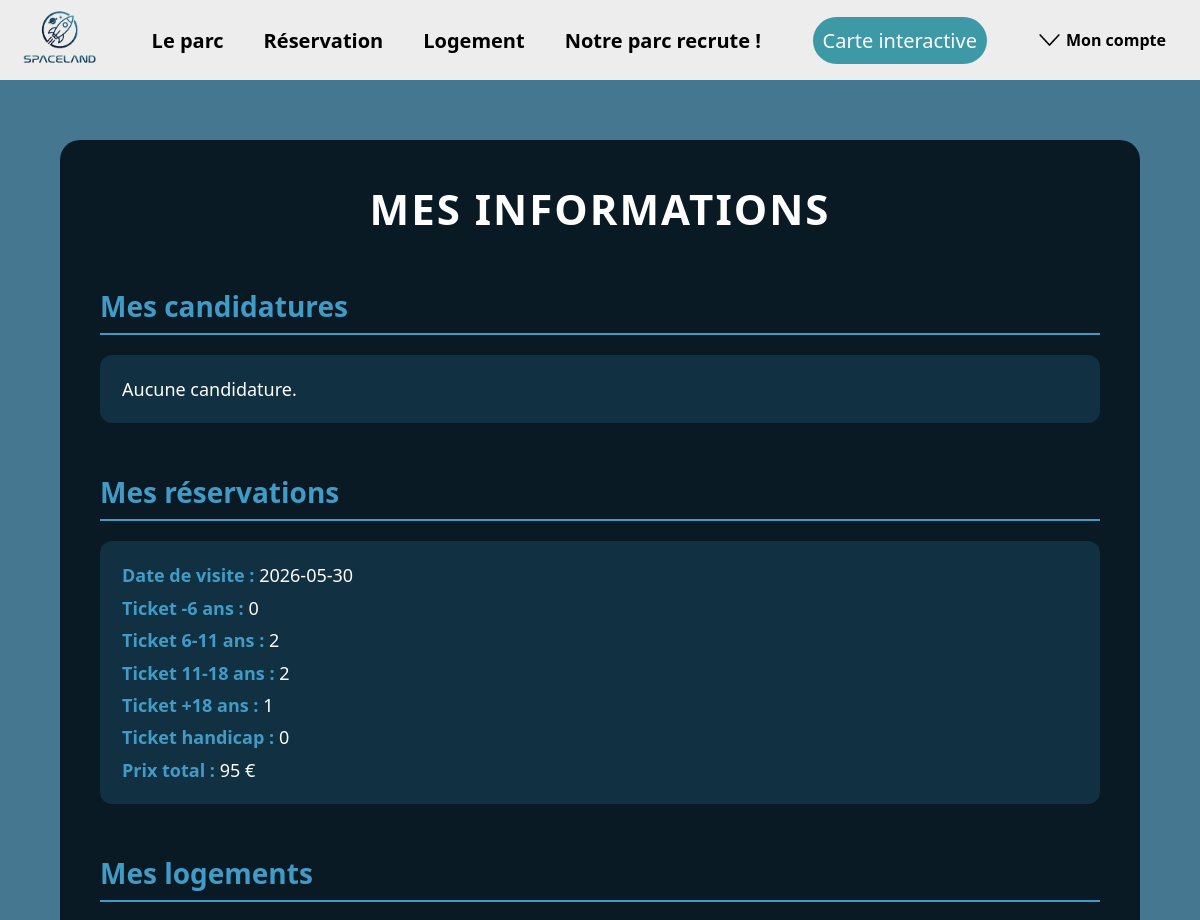
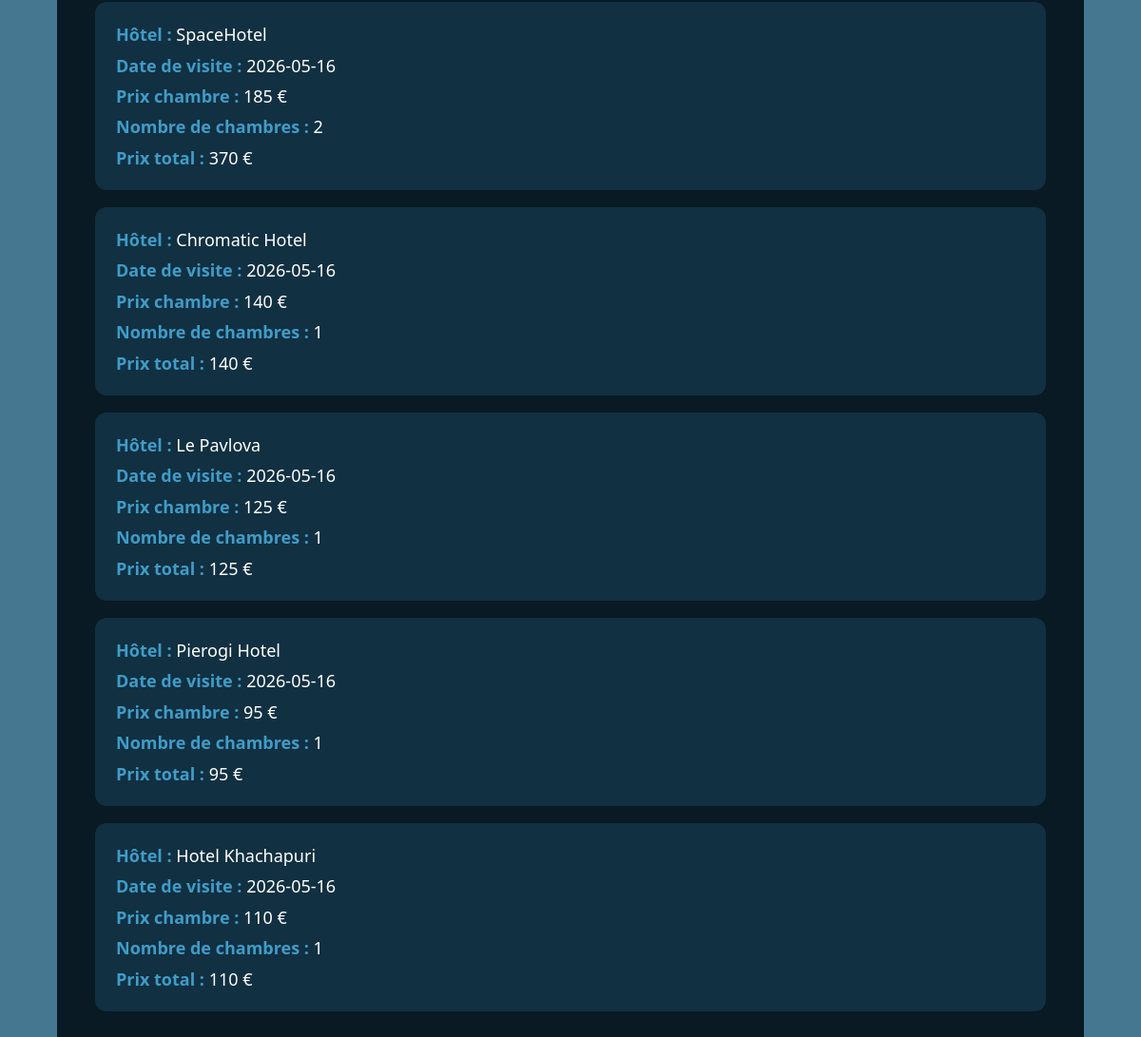
The page /php/donnees.php (signed in) on the database its author committed (2 pictures, top to bottom).
### tables this page shows
CREATE TABLE reservations (
        id INTEGER PRIMARY KEY AUTOINCREMENT,
        utilisateur_id INTEGER NOT NULL,
        date_visite TEXT NOT NULL,
        ticket_moins_6 INTEGER NOT NULL,
        ticket_6_11 INTEGER NOT NULL,
        ticket_11_18 INTEGER NOT NULL,
        ticket_plus_18 INTEGER NOT NULL,
        ticket_handicap INTEGER NOT NULL,
        prix_total INTEGER NOT NULL,

        FOREIGN KEY (utilisateur_id) REFERENCES utilisateurs(id)
        );

CREATE TABLE logements (
        id INTEGER PRIMARY KEY AUTOINCREMENT,
        utilisateur_id INTEGER NOT NULL,
        date_visite TEXT NOT NULL,
        nom_hotel TEXT NOT NULL,
        prix_chambre INTEGER NOT NULL,
        nombre_chambres INTEGER NOT NULL,
        prix_total INTEGER NOT NULL,

        FOREIGN KEY (utilisateur_id) REFERENCES utilisateurs(id)
        );

### php/donnees.php (the view, shortened to what this page needs)
<?php
include 'bdd.php';
$utilisateur_id = $_SESSION["id"];
$sql = "SELECT * FROM candidatures WHERE utilisateur_id = :id";
$stmt = $pdo->prepare($sql);
$stmt->bindParam(":id", $utilisateur_id);
$stmt->execute();
$candidatures = $stmt->fetchAll();
$sql = "SELECT * FROM reservations WHERE utilisateur_id = :id";
$stmt = $pdo->prepare($sql);
$stmt->bindParam(":id", $utilisateur_id);
$stmt->execute();
$reservations = $stmt->fetchAll();
$sql = "SELECT * FROM logements WHERE utilisateur_id = :id";
$stmt = $pdo->prepare($sql);
$stmt->bindParam(":id", $utilisateur_id);
$stmt->execute();
$logements = $stmt->fetchAll();
?>
<!DOCTYPE html>
<html lang="fr">
<head>
    <link rel="stylesheet" href="../css/navbar.css">
    <link rel="stylesheet" href="../css/footer.css">
    <link rel="stylesheet" href="../css/donnees.css">
    <link rel="stylesheet" href="https://cdn.jsdelivr.net/npm/@tabler/icons-webfont@latest/tabler-icons.min.css">
</head>
<body>
    <header>
        <nav>
            <a href="../php/index.php">
                <img class="logo" src="../images/logo.png" alt="Logo de SpaceLand">
            </a>
            <ul class="nav-liens">
                <li><a href="../php/parc.php">Le parc</a></li>
                <li><a href="../php/reservation.php">Réservation</a></li>
                <li><a href="../php/logement.php">Logement</a></li>
                <li><a href="../php/recrutement.php">Notre parc recrute !</a></li>
            </ul>
            <a class="nav-bouton" href="../php/carte.php">Carte interactive</a>
            <div class="connexion">
                <div class="titre-connexion">
                    <img class="imgcompte" src="../images/fleche.png" alt="Icône de compte">
                    <span class="mon-compte">Mon compte</span>
                </div>
            </div>
        </nav>
    </header>
    <div class="donnees">
        <h1>Mes informations</h1>
        <section>
            <h2>Mes candidatures</h2>
            <?php
            if (count($candidatures) == 0) {
                echo "<p>Aucune candidature.</p>";
            }
            ?>
        </section>
        <section>
            <h2>Mes réservations</h2>
            <?php
            if (count($reservations) == 0) {
                echo "<p>Aucune réservation.</p>";
            } else {
                foreach ($reservations as $reservation) {
                    echo "<p>";
                    echo "<strong>Date de visite :</strong> " . htmlspecialchars($reservation["date_visite"]) . "<br>";
                    echo "<strong>Ticket -6 ans :</strong> " . htmlspecialchars($reservation["ticket_moins_6"]) . "<br>";
                    echo "<strong>Ticket 6-11 ans :</strong> " . htmlspecialchars($reservation["ticket_6_11"]) . "<br>";
                    echo "<strong>Ticket 11-18 ans :</strong> " . htmlspecialchars($reservation["ticket_11_18"]) . "<br>";
                    echo "<strong>Ticket +18 ans :</strong> " . htmlspecialchars($reservation["ticket_plus_18"]) . "<br>";
                    echo "<strong>Ticket handicap :</strong> " . htmlspecialchars($reservation["ticket_handicap"]) . "<br>";
                    echo "<strong>Prix total :</strong> " . htmlspecialchars($reservation["prix_total"]) . " €";
                    echo "</p>";
                }
            }
            ?>
        </section>
        <section>
            <h2>Mes logements</h2>
            <?php
            if (count($logements) == 0) {
                echo "<p>Aucun logement réservé.</p>";
            } else {
                foreach ($logements as $logement) {
                    echo "<p>";
                    echo "<strong>Hôtel :</strong> " . htmlspecialchars($logement["nom_hotel"]) . "<br>";
                    echo "<strong>Date de visite :</strong> " . htmlspecialchars($logement["date_visite"]) . "<br>";
                    echo "<strong>Prix chambre :</strong> " . htmlspecialchars($logement["prix_chambre"]) . " €<br>";
                    echo "<strong>Nombre de chambres :</strong> " . htmlspecialchars($logement["nombre_chambres"]) . "<br>";
                    echo "<strong>Prix total :</strong> " . htmlspecialchars($logement["prix_total"]) . " €";
                    echo "</p>";
                }
            }
            ?>
        </section>
    </div>
</body>
</html>

### css/navbar.css (style rules this page uses)
* { margin: 0; padding: 0; user-select: none; }
nav { background-color: #ededed; display: flex; font-family: 'Segoe UI', Tahoma, Geneva, Verdana, sans-serif; font-weight: bold; align-items: center; color: black; height: 80px; justify-content: space-between; padding: 0 20px; position: sticky; top: 0; }
.logo { width: 80px; height: 80px; object-fit: contain; }
.nav-liens { margin: 0; padding: 0; list-style: none; display: flex; justify-content: center; flex: 1; }
.nav-liens a { text-decoration: none; color: rgb(0, 0, 0); margin: 20px; font-size: 20px; position: relative; }
.nav-liens a::before { content: ""; width: 100%; height: 2px; position: absolute; left: 0; bottom: 0; transition: 0.3s transform ease-in-out; transform: scale3d(0, 1, 1); transform-origin: 0 50%; }
.nav-liens a::before { background: rgb(39, 102, 146); transform-origin: 50% 100%; }
.nav-bouton { background-color: rgb(62, 153, 167); color: rgb(255, 255, 255); border-radius: 50px; padding: 10px; margin-right: 40px; font-size: 20px; font-weight: lighter; text-decoration: none; text-align: center; transition: 0.7s; }
.connexion { display: flex; position: relative; }
.imgcompte { width: 17px; height: auto; transform: rotate(90deg); }
.titre-connexion { display: flex; align-items: center; gap: 8px; cursor: pointer; padding: 8px 14px; border-radius: 50px; transition: background 0.2s; }

### css/donnees.css (style rules this page uses)
body { background-color: rgb(70, 119, 145); font-family: 'Segoe UI', Tahoma, Geneva, Verdana, sans-serif; color: white; margin: 0; padding: 0; }
.donnees { max-width: 1000px; margin: 60px auto; padding: 40px; background-color: rgb(9, 26, 36); border-radius: 20px; }
.donnees h1 { text-align: center; font-size: 42px; margin-bottom: 50px; text-transform: uppercase; letter-spacing: 2px; }
.donnees section { margin-bottom: 50px; }
.donnees h2 { font-size: 28px; margin-bottom: 20px; color: rgb(64, 156, 199); border-bottom: 2px solid rgb(64, 156, 199); padding-bottom: 8px; }
.donnees p { font-size: 18px; line-height: 1.8; background-color: rgb(17, 48, 66); padding: 18px 22px; border-radius: 12px; margin-bottom: 18px; }
.donnees strong { color: rgb(64, 156, 199); }

### rows shown on the page
reservations: date_visite "2026-05-30", ticket_moins_6 "0", ticket_6_11 "2", ticket_11_18 "2", ticket_plus_18 "1", ticket_handicap "0", prix_total "95"
logements: nom_hotel "SpaceHotel", date_visite "2026-05-16", prix_chambre "185", nombre_chambres "2", prix_total "370"
logements: nom_hotel "Chromatic Hotel", date_visite "2026-05-16", prix_chambre "140", nombre_chambres "1", prix_total "140"
logements: nom_hotel "Le Pavlova", date_visite "2026-05-16", prix_chambre "125", nombre_chambres "1", prix_total "125"
logements: nom_hotel "Pierogi Hotel", date_visite "2026-05-16", prix_chambre "95", nombre_chambres "1", prix_total "95"
logements: nom_hotel "Hotel Khachapuri", date_visite "2026-05-16", prix_chambre "110", nombre_chambres "1", prix_total "110"
